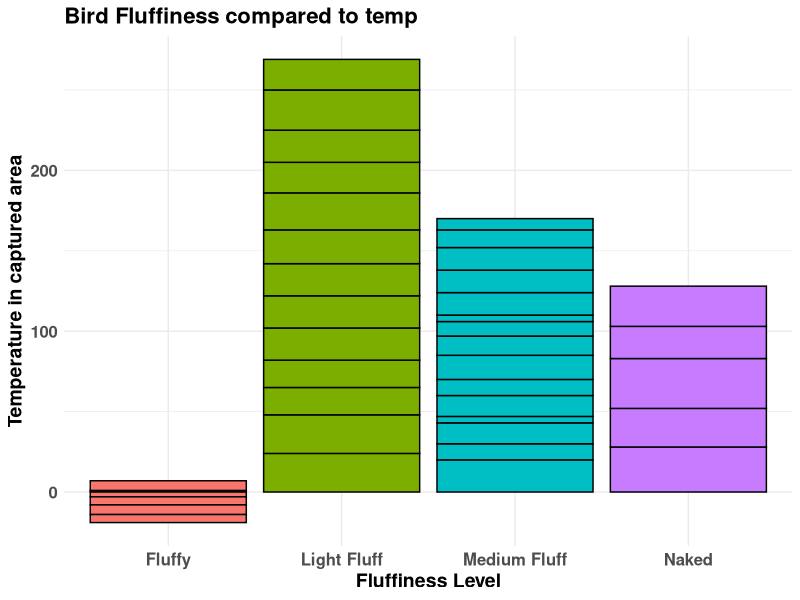

R code for this plot:
## ---- chunk 1
library(tidyverse)
library(readxl)
## ---- chunk 2
# Read the Excel file
Fluffy_data <- read_excel("F_data.xlsx")
## ---- chunk 3
ggplot(Fluffy_data, aes(x = Fluffiness, y = Temp_Area)) +
  geom_bar(stat = "identity", aes(fill = Fluffiness), color = "black") +
  labs(
    title = "Bird Fluffiness compared to temp",
    x = "Fluffiness Level",
    y = "Temperature in captured area"
  ) +
  theme_minimal() +
  theme(
    axis.text.x = element_text(size = 12, face = "bold"),
    axis.text.y = element_text(size = 12, face = "bold"),
    axis.title.x = element_text(size = 14, face = "bold"),
    axis.title.y = element_text(size = 14, face = "bold"),
    plot.title = element_text(size = 16, face = "bold"),
    legend.position = "none"
  )
